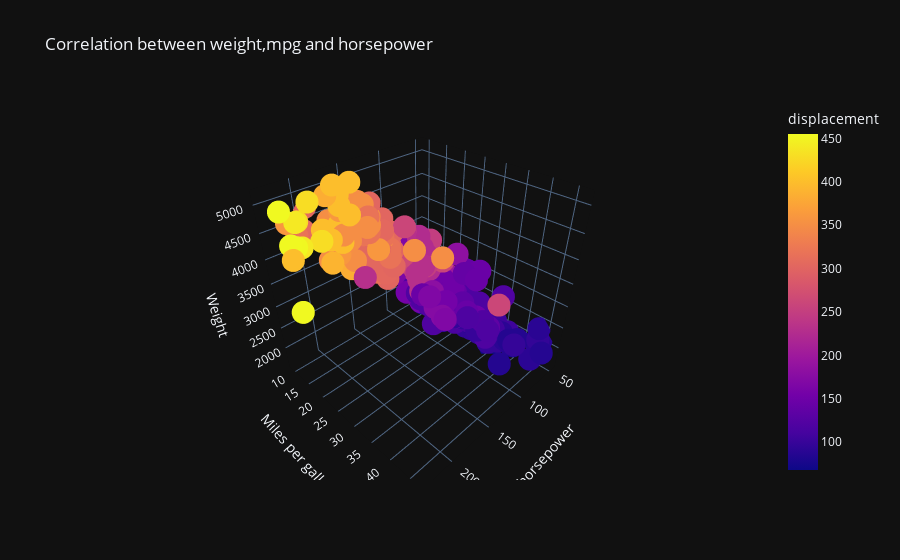

Source (notebook cell):
### Code cell
#correlation between Horsepower - MPG - Displacement - Weight :

px.scatter_3d(df,x="horsepower",y="mpg",z="weight",color="displacement",template="plotly_dark",
                title="Correlation between weight,mpg and horsepower",labels={"weight":"Weight","mpg":"Miles per gallon"})

### Figure 1 — Plotly figure (JSON) as saved in the notebook; plotly's stock layout.template omitted (floating-point values rounded to 4 significant figures; data arrays with more than 128 entries replaced by an {"elided": "..."} marker saying what was removed)
{"data": [{"hovertemplate": "horsepower=%{x}<br>Miles per gallon=%{y}<br>Weight=%{z}<br>displacement=%{marker.color}<extra></extra>", "legendgroup": "", "marker": {"color": {"elided": "398 float values"}, "coloraxis": "coloraxis", "symbol": "circle"}, "mode": "markers", "name": "", "scene": "scene", "showlegend": false, "type": "scatter3d", "x": {"elided": "398 float values"}, "y": {"elided": "398 float values"}, "z": {"elided": "398 int values"}}], "layout": {"coloraxis": {"colorbar": {"title": {"text": "displacement"}}, "colorscale": [[0, "#0d0887"], [0.1111, "#46039f"], [0.2222, "#7201a8"], [0.3333, "#9c179e"], [0.4444, "#bd3786"], [0.5556, "#d8576b"], [0.6667, "#ed7953"], [0.7778, "#fb9f3a"], [0.8889, "#fdca26"], [1, "#f0f921"]]}, "legend": {"tracegroupgap": 0}, "scene": {"domain": {"x": [0, 1], "y": [0, 1]}, "xaxis": {"title": {"text": "horsepower"}}, "yaxis": {"title": {"text": "Miles per gallon"}}, "zaxis": {"title": {"text": "Weight"}}}, "title": {"text": "Correlation between weight,mpg and horsepower"}}}
